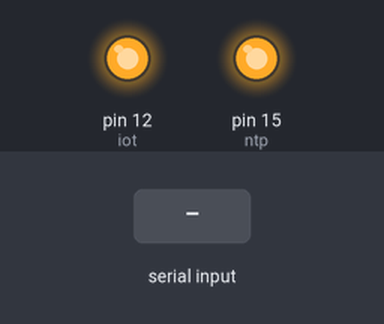
Bench run of a sketch on a simulated Arduino Uno, built with avr-gcc and run on an emulated ATmega328P. On the bench: output pins drawn as LEDs (lit = HIGH). The inputs (shaded band) are chosen by the test bench. What the sketch prints to the serial monitor is not drawn.

Above: at 1.2 s.
1.3 s: "a" received over Serial
At 3.8 s:
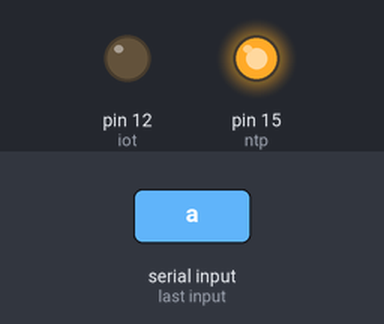
4.3 s: "b" received over Serial
At 7.2 s:
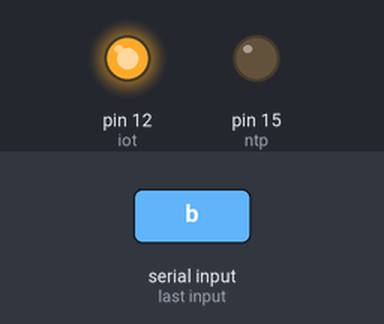
7.3 s: "a" received over Serial
At 9.6 s:
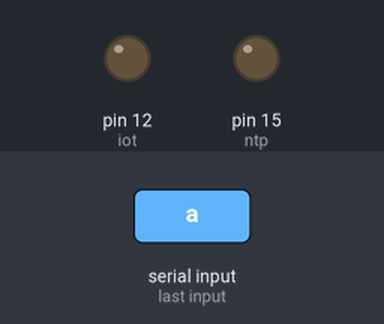
Timing chart, 0 to 12.5 s (numbered marks = the images above; inputs shaded):
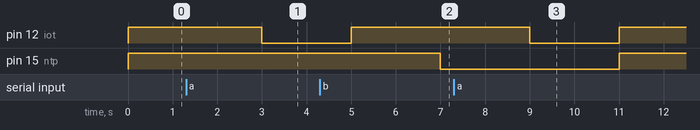

Measured:
- after the input at 1.3 s, pin 12 (iot): HIGH → LOW after 1.7 s
- after the input at 4.3 s, pin 15 (ntp): HIGH → LOW after 2.7 s
- after the input at 7.3 s, pin 12 (iot): HIGH → LOW after 1.7 s, → HIGH 2.0 s later; pin 15 (ntp): LOW → HIGH after 3.7 s instead of 1.7 s

The sketch:

Switchcase.ino
```cpp
int iot = 12;
int ntp = 15;
int sw1 = 16;
int sw2 = 14;
char key;

void setup() {
  Serial.begin(9600);
  pinMode(iot,OUTPUT);
  pinMode(ntp,OUTPUT);
  pinMode(sw1,INPUT);
  pinMode(sw2,INPUT);
  digitalWrite(iot,HIGH);
  digitalWrite(ntp,HIGH);

}

void loop() {
  key = Serial.read();
  Serial.println(key);
  delay(1000);
  switch(key){
  case 'a': digitalWrite(iot,LOW);
 //           digitalWrite(ntp,LOW);
            Serial.println("IOT ON");
  delay(1000);
         break;
  case 'b': digitalWrite(ntp,LOW);
 //           digitalWrite(iot,LOW);
            Serial.println("NTP ON");
  delay(1000);
         break;
  default:digitalWrite(iot,HIGH);
          digitalWrite(ntp,HIGH);
          Serial.println("ALL OFF");
  delay(1000);
   }
}
```
